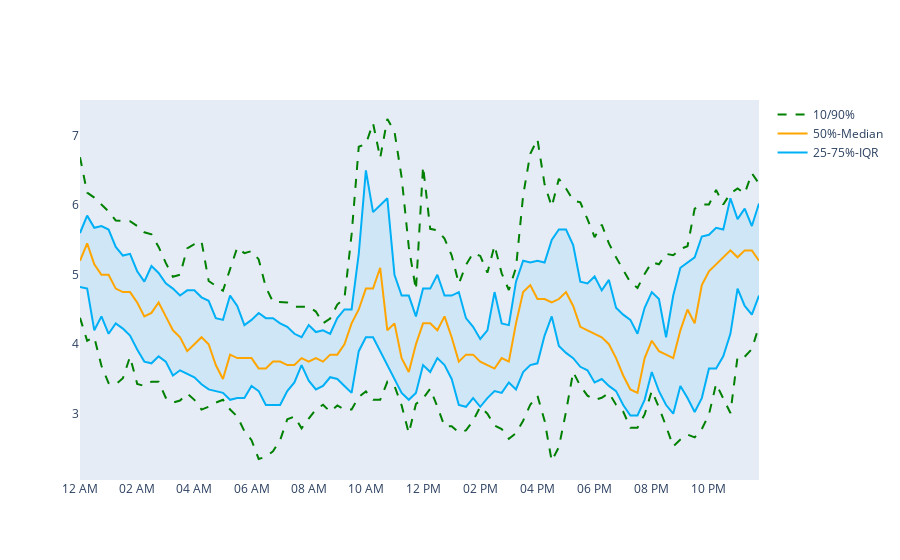

Notebook source saved alongside this figure:
### Code cell
fig = go.Figure()

fig.add_trace(go.Scatter(
    x=x, y=q1,
    fill=None,
    line_color='rgb(0,176,246)',
    name='25-75%-IQR',
    ))
fig.add_trace(go.Scatter(
    x=x,
    y=q3,
    fill='tonexty',
    fillcolor='rgba(0,176,246,0.1)',
    line_color='rgba(255,255,255,0)',
    showlegend=False,
    #name='Fair',
))
fig.add_trace(go.Scatter(
    x=x, y=q2,
    line_color='orange',
    name='50%-Median',
))
fig.add_trace(go.Scatter(
    x=x,
    y=q3,
    line_color='rgb(0,176,246)',
    showlegend=False,
))
fig.add_trace(go.Scatter(
    x=x,
    y=q10,
    line_color='green',
    showlegend=True,
    line=dict(dash='dash'),
    name='10/90%',
))
fig.add_trace(go.Scatter(
    x=x,
    y=q90,
    line_color='green',
    showlegend=False,
    line=dict(dash='dash'),
    name='10/90%',
))

#fig.add_hrect(y0=3.9, y1=10, line_width=0, fillcolor="grey", opacity=0.2, name='Target range')
fig.update_xaxes(showgrid=False, zeroline=False)
fig.update_yaxes(showgrid=False, zeroline=False)
fig.update_layout(
    title = 'Ambulatory glucose profile',
    yaxis_title = 'Glucose (mmol/L)',
    xaxis = dict(tickmode = 'array',
        tickvals = tick_values,
        ticktext = [i.strftime('%I %p') for i in tick_values])
)
